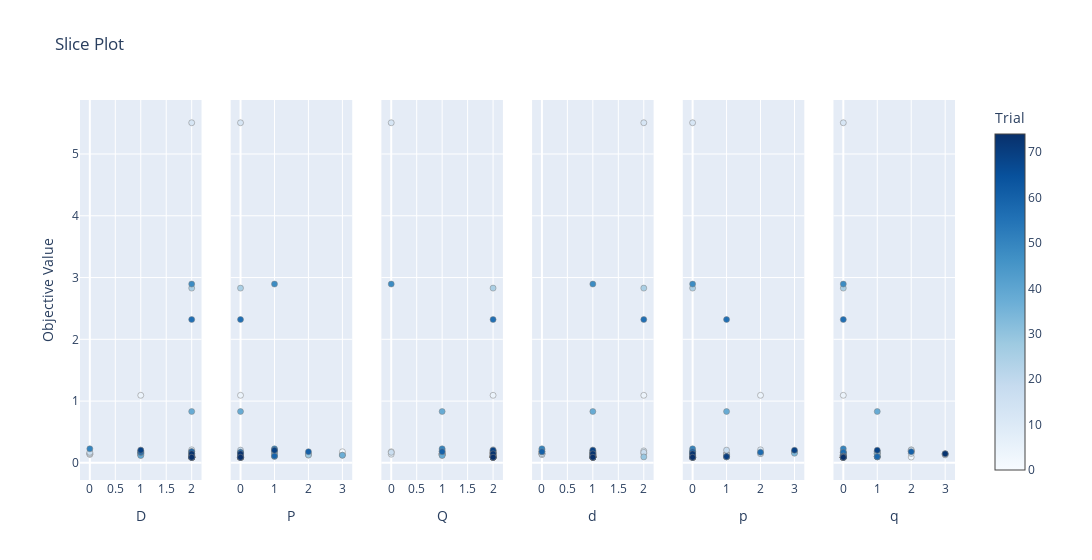

The notebook cell this image was saved under:
### Code cell
optuna.visualization.plot_slice(study,params=['p','d','q','P','D','Q'])
